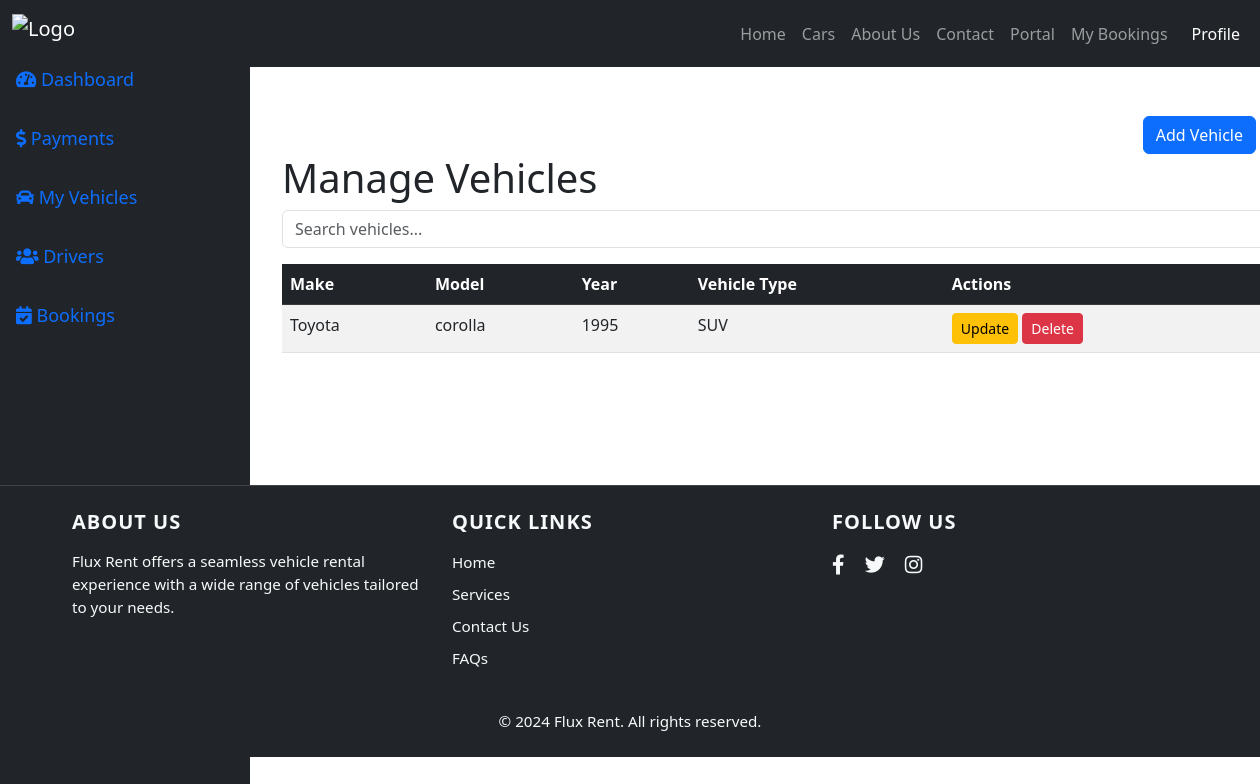
The app's page /ManageVehicles.php (signed in) with its own data.
### tables this page shows
CREATE TABLE `vehicles` (
  `id` int(11) NOT NULL,
  `make` varchar(100) NOT NULL,
  `model` varchar(100) NOT NULL,
  `year` year(4) NOT NULL,
  `type` varchar(100) NOT NULL,
  `fuel_type` varchar(50) NOT NULL,
  `transmission` varchar(50) NOT NULL,
  `seating_capacity` int(11) NOT NULL,
  `mileage` decimal(10,2) NOT NULL,
  `color` varchar(50) NOT NULL,
  `owner` int(11) NOT NULL DEFAULT 0,
  `driver` varchar(100) NOT NULL,
  `images` text DEFAULT NULL,
  `created_at` timestamp NULL DEFAULT current_timestamp(),
  `updated_at` timestamp NULL DEFAULT current_timestamp() ON UPDATE current_timestamp(),
  `price` decimal(10,2) DEFAULT NULL,
  `description` text DEFAULT NULL
);

### models/config.php (called while the page is built, shortened)
<?php
class Database
{
    public static $connection;
    public static function setUpConnection()
    {
        if (!isset(self::$connection)) {
            self::$connection = new mysqli("localhost", "root", "", "fluxrent");
        }
    }
    public static function search($q)
    {
        $result = self::$connection->query($q);
        return $result;
    }
}

### ManageVehicles.php (the view, shortened to what this page needs)
<?php
require_once 'models/config.php';
$owner_id = $_SESSION['user_id'];
$query = "SELECT * FROM vehicles WHERE owner = '$owner_id'";
$vehicles = Database::search($query);
?>
<!DOCTYPE html>
<html lang="en">
<head>
    <link href="https://cdn.jsdelivr.net/npm/bootstrap@5.3.0-alpha1/dist/css/bootstrap.min.css" rel="stylesheet">
    <link rel="stylesheet" href="https://cdnjs.cloudflare.com/ajax/libs/font-awesome/5.15.1/css/all.min.css">
</head>
<body>
    <?php include 'header.php' ?>
    <div class="d-flex wrapper">
        <div>
            <?php include 'sidebar.php' ?>
        </div>
        <div class="content  col-10 mb-5 mt-5">
            <div class="container mt-5">
                <div class="container mt-3">
                    <div class="d-flex justify-content-end">
                        <a href="addVehicle.php" class="btn btn-primary">Add Vehicle</a>
                    </div>
                </div>
                <h1>Manage Vehicles</h1>
                <input type="text" id="searchBar" class="form-control mb-3" placeholder="Search vehicles...">
                <table class="table table-striped table-hover">
                    <thead class="table-dark">
                        <tr>
                            <th>Make</th>
                            <th>Model</th>
                            <th>Year</th>
                            <th>Vehicle Type</th>
                            <th>Actions</th>
                        </tr>
                    </thead>
                    <tbody id="vehicleTableBody">
                        <?php if ($vehicles && $vehicles->num_rows > 0) : ?>
                            <?php while ($vehicle = $vehicles->fetch_assoc()) : ?>
                                <tr id="vehicle-row-<?php echo $vehicle['id']; ?>">
                                    <td><?php echo htmlspecialchars($vehicle['make']); ?></td>
                                    <td><?php echo htmlspecialchars($vehicle['model']); ?></td>
                                    <td><?php echo htmlspecialchars($vehicle['year']); ?></td>
                                    <td><?php echo htmlspecialchars($vehicle['type']); ?></td>
                                    <td>
                                        <a href="updateVehicle.php?vehicle_id=<?php echo $vehicle['id']; ?>" class="btn btn-warning btn-sm">Update</a>
                                        <button class="btn btn-danger btn-sm" onclick="confirmDelete(<?php echo $vehicle['id']; ?>)">Delete</button>
                                    </td>
                                </tr>
                            <?php endwhile; ?>
                        <?php else : ?>
                            <tr>
                                <td colspan="5">No vehicles found for this owner.</td>
                            </tr>
                        <?php endif; ?>
                    </tbody>
                </table>
            </div>
        </div>
    </div>
    <?php include 'footer.php' ?>
</body>
</html>

### ManageVehicles.php (style rules this page uses)
body { height: 100%; }
.wrapper { min-height: 100%; }

### sidebar.php (style rules this page uses)
.content { margin-left: 250px; padding: 20px; min-height: 100%; }

### records on screen
vehicles: make "Toyota", model "corolla", year "1995", type "SUV"
